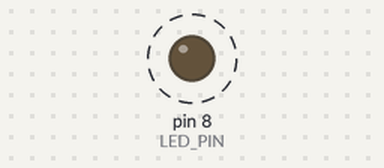
The sketch below on a simulated Arduino Uno, built with avr-gcc and run on an emulated ATmega328P. On the bench: output pins drawn as LEDs (lit = HIGH). Dashed ring = blinking. What the sketch prints to the serial monitor is not drawn.

Above: at 0.5 s.
Timing chart, 0 to 4.6 s (numbered marks = the images above):
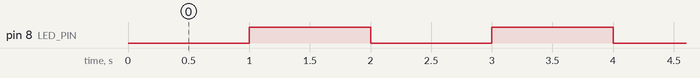

The sketch:

blink_test.ino
```cpp
#define LED_PIN 8

void setup() {
  pinMode(LED_PIN, OUTPUT);
  Serial.begin(115200);
  Serial.println("Blink test running!");
}

void loop() {
  digitalWrite(LED_PIN, LOW);   // ON (active LOW)
  Serial.println("LED ON");
  delay(1000);
  digitalWrite(LED_PIN, HIGH);  // OFF
  Serial.println("LED OFF");
  delay(1000);
}
```

Measured:
- by itself, pin 8 (LED_PIN): alternates HIGH for 1.0 s and LOW for 1.0 s
